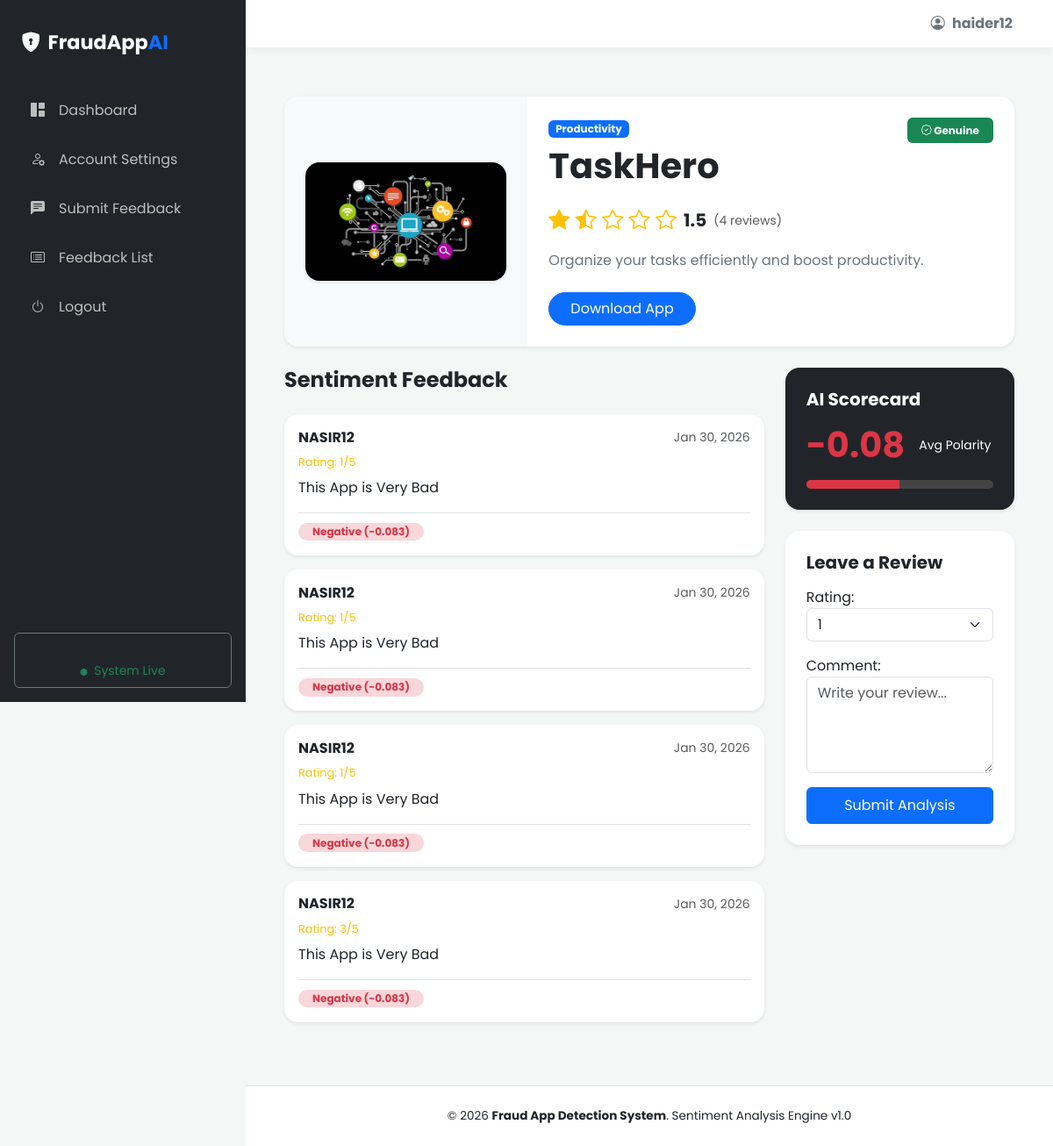
Screenshot of /app/3/ (signed in) with the database file from the repository.
### myapp/models.py (models this page shows, shortened)
class user_register(models.Model):
    id = models.AutoField(primary_key=True)
    profile_picture = models.ImageField(upload_to='profile_pics/', blank=True, null=True)
    full_name = models.CharField(max_length=255)
    username = models.CharField(max_length=150, unique=True)
    email = models.EmailField(unique=True)
    password = models.CharField(max_length=128)
    GENDER_CHOICES = [
        ('male', 'Male'),
        ('female', 'Female'),
    ]
    gender = models.CharField(max_length=6, choices=GENDER_CHOICES)
    age = models.PositiveIntegerField()

class Application(models.Model):
    app_id = models.AutoField(primary_key=True)
    category = models.CharField(max_length=50)
    app_name = models.CharField(max_length=150)
    app_link = models.URLField(max_length=255, blank=True, null=True)
    description = models.TextField(blank=True, null=True)
    app_image = models.ImageField(upload_to='app_images/', blank=True, null=True)
    FRAUD_STATUS_CHOICES = [
        ('genuine', 'Genuine'),
        ('fraud', 'Fraud'),
    ]
    fraud_status = models.CharField(
        max_length=10,
        choices=FRAUD_STATUS_CHOICES,
        default='genuine'
    )
    created_at = models.DateTimeField(default=timezone.now)

class Review(models.Model):
    review_id = models.AutoField(primary_key=True)
    user = models.ForeignKey(user_register, on_delete=models.CASCADE)
    app = models.ForeignKey(Application, on_delete=models.CASCADE, related_name='reviews')
    rating = models.PositiveSmallIntegerField(default=1)
    comment = models.TextField()
    ip_address = models.GenericIPAddressField(null=True, blank=True)
    sentiment_score = models.DecimalField(max_digits=6, decimal_places=3, null=True, blank=True)
    SENTIMENT_CHOICES = [
        ('Positive', 'Positive'),
        ('Negative', 'Negative'),
        ('Neutral', 'Neutral'),
    ]
    sentiment_label = models.CharField(
        max_length=10,
        choices=SENTIMENT_CHOICES,
        default='Neutral'
    )
    REVIEW_TYPE_CHOICES = [
        ('Genuine', 'Genuine'),
        ('Fake', 'Fake'),
    ]
    review_type = models.CharField(
        max_length=10,
        choices=REVIEW_TYPE_CHOICES,
        default='Genuine'
    )
    created_at = models.DateTimeField(default=timezone.now)

### myapp/views.py (the view)
# urls.py: path('app/<int:app_id>/', views.app_details, name='app_details'),
def app_details(request, app_id):
    application = get_object_or_404(Application, app_id=app_id)
    reviews = Review.objects.filter(app=application).order_by('-created_at')
    metrics = reviews.aggregate(
        avg_rating=Avg('rating'),
        avg_sentiment=Avg('sentiment_score')
    )
    username = request.session.get('username')
    user = user_register.objects.filter(username=username).first() if username else None
    if request.method == 'POST' and user:
        form = ReviewForm(request.POST)
        if form.is_valid():
            review = form.save(commit=False)
            review.user = user
            review.app = application
            ip_address = socket.gethostbyname(socket.gethostname())
            review.ip_address = ip_address
            user_review_count = Review.objects.filter(
                user=user,
                app=application
            ).count()
            if user_review_count >= 3:
                review.review_type = 'Fake'
            else:
                review.review_type = 'Genuine'
            score, label = get_sentiment_score(review.comment)
            review.sentiment_score = score
            review.sentiment_label = label
            review.save()
            return redirect('app_details', app_id=application.app_id)
    else:
        form = ReviewForm()
    return render(request, 'app_details.html', {
        'application': application,
        'reviews': reviews,
        'form': form,
        'username': username,
        'avg_rating': metrics['avg_rating'] or 0,
        'avg_sentiment': metrics['avg_sentiment'] or 0
    })

### myapp/forms.py
class ReviewForm(forms.ModelForm):
    class Meta:
        model = Review
        fields = ['rating', 'comment']
        widgets = {
            'rating': forms.Select(
                choices=[(i, i) for i in range(1, 6)],
                attrs={'class': 'form-select'}
            ),
            'comment': forms.Textarea(
                attrs={
                    'class': 'form-control',
                    'rows': 4,
                    'placeholder': 'Write your review...'
                }
            ),
        }

### templates/app_details.html (shortened to what this page needs)
{% extends "base.html" %}
{% load static %}
{% block content %}
<div class="container-fluid py-4">
    <div class="card shadow-sm border-0 rounded-4 mb-4 overflow-hidden">
        <div class="row g-0">
            <div class="col-md-4 bg-light d-flex align-items-center justify-content-center p-4">
                {% if application.app_image %}
                    <img src="{{ application.app_image.url }}" class="img-fluid rounded-4 shadow-sm" style="max-height: 280px;">
                {% else %}
                    <i class="bi bi-app-indicator display-1 text-muted"></i>
                {% endif %}
            </div>
            <div class="col-md-8 p-4">
                <div class="d-flex justify-content-between align-items-start">
                    <div>
                        <span class="badge bg-primary mb-2">{{ application.category }}</span>
                        <h1 class="fw-bold mb-1">{{ application.app_name }}</h1>
                    </div>
                    {% if application.fraud_status == 'fraud' %}
                        <span class="badge bg-danger p-2 px-3"><i class="bi bi-exclamation-triangle"></i> Fraudulent</span>
                    {% else %}
                        <span class="badge bg-success p-2 px-3"><i class="bi bi-patch-check"></i> Genuine</span>
                    {% endif %}
                </div>
                <div class="my-3 d-flex align-items-center">
                    <span class="text-warning fs-4 me-2">
                        <i class="bi {% if avg_rating >= 1 %}bi-star-fill{% elif avg_rating > 0 %}bi-star-half{% else %}bi-star{% endif %}"></i>
                        <i class="bi {% if avg_rating >= 2 %}bi-star-fill{% elif avg_rating > 1 %}bi-star-half{% else %}bi-star{% endif %}"></i>
                        <i class="bi {% if avg_rating >= 3 %}bi-star-fill{% elif avg_rating > 2 %}bi-star-half{% else %}bi-star{% endif %}"></i>
                        <i class="bi {% if avg_rating >= 4 %}bi-star-fill{% elif avg_rating > 3 %}bi-star-half{% else %}bi-star{% endif %}"></i>
                        <i class="bi {% if avg_rating >= 5 %}bi-star-fill{% elif avg_rating > 4 %}bi-star-half{% else %}bi-star{% endif %}"></i>
                    </span>
                    <span class="fw-bold fs-5">{{ avg_rating|floatformat:1 }}</span>
                    <span class="text-muted ms-2 small">({{ reviews.count }} reviews)</span>
                </div>
                <p class="text-secondary mb-4">{{ application.description }}</p>
                {% if application.app_link %}
                <a href="{{ application.app_link }}" target="_blank" class="btn btn-primary px-4 rounded-pill">Download App</a>
                {% endif %}
            </div>
        </div>
    </div>
    <div class="row">
        <div class="col-lg-8">
            <h4 class="fw-bold mb-4">Sentiment Feedback</h4>
            {% for review in reviews %}
            <div class="card border-0 shadow-sm rounded-4 mb-3">
                <div class="card-body">
                    <div class="d-flex justify-content-between align-items-center mb-2">
                        <h6 class="mb-0 fw-bold">{{ review.user.username }}</h6>
                        <small class="text-muted">{{ review.created_at|date:"M d, Y" }}</small>
                    </div>
                    <div class="text-warning mb-2" style="font-size: 0.8rem;">
                        Rating: {{ review.rating }}/5
                    </div>
                    <p class="card-text text-dark">{{ review.comment }}</p>
                    <div class="mt-3 pt-2 border-top">
                        <span class="badge rounded-pill
                            {% if review.sentiment_label == 'Positive' %}bg-success-subtle text-success
                            {% elif review.sentiment_label == 'Negative' %}bg-danger-subtle text-danger
                            {% else %}bg-warning-subtle text-dark{% endif %} px-3">
                            {{ review.sentiment_label }} ({{ review.sentiment_score }})
                        </span>
                    </div>
                </div>
            </div>
            {% empty %}
            <div class="card border-0 p-5 text-center bg-light">
                <p class="text-muted m-0">No reviews found for this app.</p>
            </div>
            {% endfor %}
        </div>
        <div class="col-lg-4">
            <div class="card border-0 shadow-sm rounded-4 bg-dark text-white mb-4">
                <div class="card-body p-4">
                    <h5 class="fw-bold mb-3">AI Scorecard</h5>
                    <div class="d-flex align-items-center mb-3">
                        <div class="display-6 fw-bold me-3 {% if avg_sentiment < 0 %}text-danger{% else %}text-success{% endif %}">
                            {{ avg_sentiment|floatformat:2 }}
                        </div>
                        <small class="  text-white">Avg Polarity </small>
                    </div>
                    <div class="progress" style="height: 10px; background-color: #444;">
                        {% if avg_sentiment %}
                            {% widthratio avg_sentiment|add:1 2 100 as width %}
                            <div class="progress-bar {% if avg_sentiment < 0 %}bg-danger{% else %}bg-success{% endif %}"
                                 role="progressbar" style="width: {{ width }}%"></div>
                        {% else %}
                            <div class="progress-bar bg-secondary" role="progressbar" style="width: 50%"></div>
                        {% endif %}
                    </div>
                </div>
            </div>
            <div class="card border-0 shadow-sm rounded-4">
                <div class="card-body p-4">
                    <h5 class="fw-bold mb-3">Leave a Review</h5>
                    {% if username %}
                        <form method="post">
                            {{ form.as_p }}
                            <button type="submit" class="btn btn-primary w-100 py-2">Submit Analysis</button>
                        </form>
                    {% else %}
                        <p class="text-muted small">Please <a href="{% url 'login' %}">login</a> to submit a review.</p>
                    {% endif %}
                </div>
            </div>
        </div>
    </div>
</div>
{% endblock %}

### templates/base.html (shortened to what this page needs)
{% load static %}
<!DOCTYPE html>
<html lang="en">
<head>
    <link href="https://cdn.jsdelivr.net/npm/bootstrap@5.3.3/dist/css/bootstrap.min.css" rel="stylesheet">
    <link href="https://cdn.jsdelivr.net/npm/bootstrap-icons@1.11.3/font/bootstrap-icons.min.css" rel="stylesheet">
</head>
<body>
    <nav id="sidebar">
        <a class="navbar-brand" href="{% url 'home' %}">
            <i class="bi bi-shield-lock-fill me-2"></i>FraudApp<span class="text-primary">AI</span>
        </a>
        <ul class="nav flex-column mb-auto">
            <li class="nav-item">
                <a class="nav-link {% if request.resolver_match.url_name == 'home' %}active{% endif %}" href="{% url 'home' %}">
                    <i class="bi bi-grid-1x2-fill me-3"></i>Dashboard
                </a>
            </li>
            {% if request.session.username %}
                <li class="nav-item">
                    <a class="nav-link" href="{% url 'update_profile' %}"><i class="bi bi-person-gear me-3"></i>Account Settings</a>
                </li>
<li class="nav-item">
    <a class="nav-link" href="{% url 'submit_feedback' %}">
        <i class="bi bi-chat-left-text-fill me-3"></i>Submit Feedback
    </a>
</li>
<li class="nav-item">
    <a class="nav-link" href="{% url 'feedback_list' %}">
        <i class="bi bi-card-list me-3"></i>Feedback List
    </a>
</li>
                <li class="nav-item">
                    <a class="nav-link text-danger" href="{% url 'logout' %}"><i class="bi bi-power me-3"></i>Logout</a>
                </li>
            {% endif %}
        </ul>
        <div class="p-3">
            <div class="card bg-dark border-secondary">
                <div class="card-body p-2 text-center">
                    <small class="text-muted">Analysis Status</small>
                    <div class="text-success small"><i class="bi bi-circle-fill me-1" style="font-size: 8px;"></i> System Live</div>
                </div>
            </div>
        </div>
    </nav>
    <div id="content">
        <div class="top-bar">
            {% if request.session.username %}
                <span class="me-3 text-secondary">
                    <i class="bi bi-person-circle me-1"></i> <strong>{{ request.session.username }}</strong>
                </span>
            {% endif %}
        </div>
        <main>
            {% block content %}{% endblock %}
        </main>
        <footer>
            <p class="mb-0">&copy; 2026 <strong>Fraud App Detection System</strong>. Sentiment Analysis Engine v1.0</p>
        </footer>
    </div>
</body>
</html>

### templates/base.html (style rules this page uses)
:root { --sidebar-width: 280px; --bs-primary: #6f42c1; --bs-dark-bg: #212529; }
body { font-family: 'Poppins', sans-serif; background-color: #f4f7f6; overflow-x: hidden; }
#sidebar { width: var(--sidebar-width); height: 100vh; position: fixed; left: 0; top: 0; background-color: var(--bs-dark-bg); color: white; transition: all 0.3s; z-index: 1000; display: flex; flex-direction: column; }
#sidebar .nav-link { color: rgba(255, 255, 255, 0.7) !important; padding: 12px 20px; margin: 4px 15px; border-radius: 8px; display: flex; align-items: center; }
#sidebar .navbar-brand { padding: 2rem 1.5rem; font-weight: 700; color: white !important; font-size: 1.4rem; }
#content { margin-left: var(--sidebar-width); width: calc(100% - var(--sidebar-width)); min-height: 100vh; transition: all 0.3s; display: flex; flex-direction: column; }
.top-bar { background: white; padding: 15px 30px; box-shadow: 0 2px 10px rgba(0,0,0,0.05); display: flex; justify-content: flex-end; align-items: center; }
main { padding: 2rem; flex: 1; }
footer { background: #fff; padding: 1.5rem; text-align: center; font-size: 0.85rem; border-top: 1px solid #dee2e6; }

### rows the page displays
user_register: session.username "haider12"
Application: app_image (picture), category "Productivity", app_name "TaskHero", description "Organize your tasks efficiently and boost productivity."
Review: user.username "NASIR12", created_at "Jan 30, 2026", rating "1", comment "This App is Very Bad", sentiment_label "Negative", sentiment_score "-0.083"
Review: user.username "NASIR12", created_at "Jan 30, 2026", rating "1", comment "This App is Very Bad", sentiment_label "Negative", sentiment_score "-0.083"
Review: user.username "NASIR12", created_at "Jan 30, 2026", rating "1", comment "This App is Very Bad", sentiment_label "Negative", sentiment_score "-0.083"
Review: user.username "NASIR12", created_at "Jan 30, 2026", rating "3", comment "This App is Very Bad", sentiment_label "Negative", sentiment_score "-0.083"

### other values shown
{{ avg_rating|floatformat:1 }} "1.5"
{{ reviews.count }} "4"
{{ avg_sentiment|floatformat:2 }} "-0.08"
